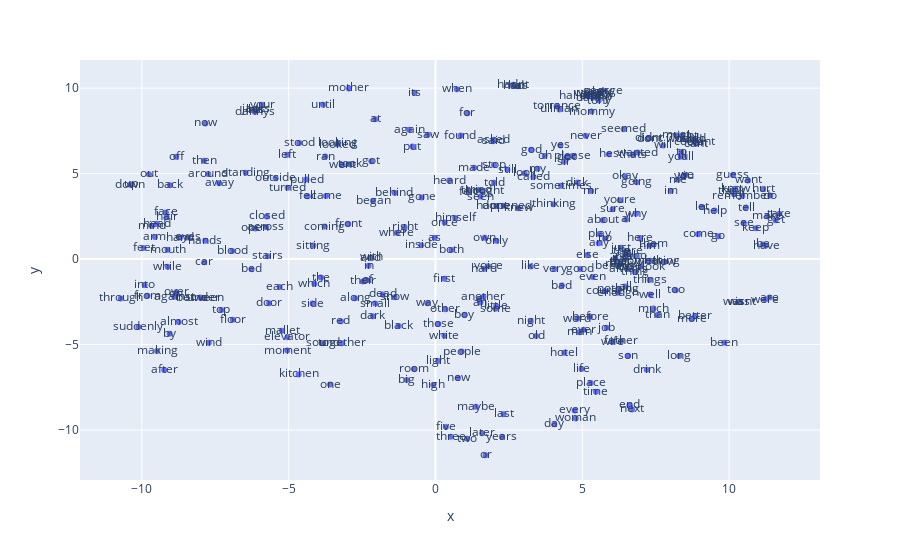

The notebook cell this image was saved under:
### Code cell
# Graficar los embedddings en 2D
import plotly.graph_objects as go
import plotly.express as px

vecs, labels = reduce_dimensions(w2v_model_cbow)

MAX_WORDS=300
fig = px.scatter(x=vecs[:MAX_WORDS,0], y=vecs[:MAX_WORDS,1], text=labels[:MAX_WORDS])
fig.show()

### Figure 1 — Plotly figure (JSON) as saved in the notebook; plotly's stock layout.template omitted (floating-point values rounded to 4 significant figures; data arrays with more than 128 entries replaced by an {"elided": "..."} marker saying what was removed)
{"data": [{"hovertemplate": "x=%{x}<br>y=%{y}<br>text=%{text}<extra></extra>", "legendgroup": "", "marker": {"color": "#636efa", "symbol": "circle"}, "mode": "markers+text", "name": "", "orientation": "v", "showlegend": false, "text": {"elided": "300 str values"}, "type": "scatter", "x": {"elided": "300 float values"}, "xaxis": "x", "y": {"elided": "300 float values"}, "yaxis": "y"}], "layout": {"legend": {"tracegroupgap": 0}, "margin": {"t": 60}, "xaxis": {"anchor": "y", "domain": [0, 1], "title": {"text": "x"}}, "yaxis": {"anchor": "x", "domain": [0, 1], "title": {"text": "y"}}}}
